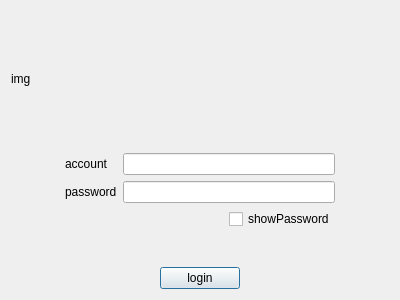
<?xml version="1.0" encoding="UTF-8"?>
<ui version="4.0">
 <class>Dialog</class>
 <widget class="QDialog" name="Dialog">
  <property name="geometry">
   <rect>
    <x>0</x>
    <y>0</y>
    <width>400</width>
    <height>300</height>
   </rect>
  </property>
  <property name="windowTitle">
   <string>Dialog</string>
  </property>
  <layout class="QVBoxLayout" name="verticalLayout" stretch="5,4,1">
   <item>
    <widget class="QLabel" name="img">
     <property name="text">
      <string>img</string>
     </property>
    </widget>
   </item>
   <item>
    <layout class="QHBoxLayout" name="horizontalLayout_3" stretch="1,5,1">
     <item>
      <spacer name="horizontalSpacer_4">
       <property name="orientation">
        <enum>Qt::Horizontal</enum>
       </property>
       <property name="sizeHint" stdset="0">
        <size>
         <width>40</width>
         <height>20</height>
        </size>
       </property>
      </spacer>
     </item>
     <item>
      <layout class="QFormLayout" name="formLayout">
       <item row="0" column="1">
        <widget class="QLineEdit" name="account"/>
       </item>
       <item row="1" column="0">
        <widget class="QLabel" name="password_label">
         <property name="text">
          <string>password</string>
         </property>
        </widget>
       </item>
       <item row="1" column="1">
        <widget class="QLineEdit" name="password">
         <property name="text">
          <string/>
         </property>
         <property name="echoMode">
          <enum>QLineEdit::Password</enum>
         </property>
         <property name="clearButtonEnabled">
          <bool>false</bool>
         </property>
        </widget>
       </item>
       <item row="2" column="0" colspan="2">
        <layout class="QHBoxLayout" name="horizontalLayout_2">
         <item>
          <spacer name="horizontalSpacer_3">
           <property name="orientation">
            <enum>Qt::Horizontal</enum>
           </property>
           <property name="sizeHint" stdset="0">
            <size>
             <width>40</width>
             <height>20</height>
            </size>
           </property>
          </spacer>
         </item>
         <item>
          <widget class="QCheckBox" name="show_paw_checkbox">
           <property name="text">
            <string>showPassword</string>
           </property>
          </widget>
         </item>
        </layout>
       </item>
       <item row="0" column="0">
        <widget class="QLabel" name="account_label">
         <property name="text">
          <string>account</string>
         </property>
        </widget>
       </item>
      </layout>
     </item>
     <item>
      <spacer name="horizontalSpacer_5">
       <property name="orientation">
        <enum>Qt::Horizontal</enum>
       </property>
       <property name="sizeHint" stdset="0">
        <size>
         <width>40</width>
         <height>20</height>
        </size>
       </property>
      </spacer>
     </item>
    </layout>
   </item>
   <item>
    <layout class="QHBoxLayout" name="horizontalLayout">
     <item>
      <spacer name="horizontalSpacer">
       <property name="orientation">
        <enum>Qt::Horizontal</enum>
       </property>
       <property name="sizeHint" stdset="0">
        <size>
         <width>40</width>
         <height>20</height>
        </size>
       </property>
      </spacer>
     </item>
     <item>
      <widget class="QPushButton" name="login">
       <property name="text">
        <string>login</string>
       </property>
      </widget>
     </item>
     <item>
      <spacer name="horizontalSpacer_2">
       <property name="orientation">
        <enum>Qt::Horizontal</enum>
       </property>
       <property name="sizeHint" stdset="0">
        <size>
         <width>40</width>
         <height>20</height>
        </size>
       </property>
      </spacer>
     </item>
    </layout>
   </item>
  </layout>
 </widget>
 <resources/>
 <connections/>
</ui>
